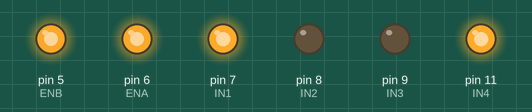
The sketch below on a simulated Arduino Uno, built with avr-gcc and run on an emulated ATmega328P. On the bench: output pins drawn as LEDs (lit = HIGH).

Above: at 0.15 s.
At 6.45 s:
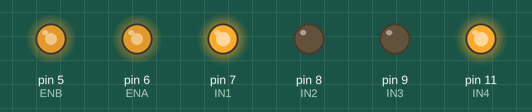
At 17.86 s:
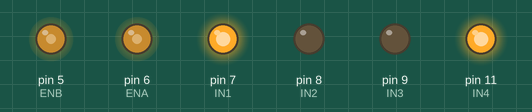
At 25.37 s:
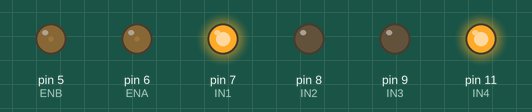
At 39.78 s:
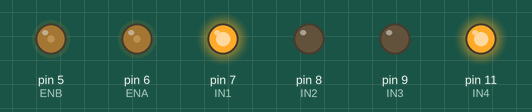
Timing chart, 0 to 40.0 s (numbered marks = the images above):
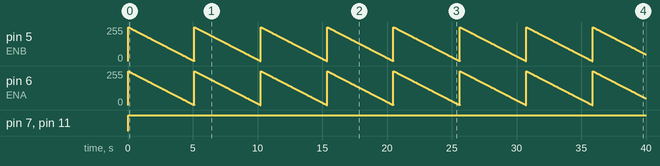

Measured:
- by itself, pin 5 (ENB), pin 6 (ENA): ramps from 255/255 to 0/255 and jumps back, once every 5.1 s
- by itself, pin 7 (IN1), pin 11 (IN4): LOW → HIGH at 0.00 s

The sketch:

scratch.ino
```cpp
#define ENA 6
#define ENB 5

#define IN1 7
#define IN2 8
#define IN3 9
#define IN4 11


void setup() {
  pinMode(IN1, OUTPUT);
  pinMode(IN2, OUTPUT);
  pinMode(IN3, OUTPUT);
  pinMode(IN4, OUTPUT);

  pinMode(ENA, OUTPUT);
  pinMode(ENB, OUTPUT);

  Serial.begin(9600);
}

void loop() {
  digitalWrite(IN1, HIGH);
  digitalWrite(IN2, LOW);
  digitalWrite(IN3, LOW);
  digitalWrite(IN4, HIGH);

  for( int i = 255; i >= 0; i-- ) {
    analogWrite(ENB, i);
    analogWrite(ENA, i);

    delay( 20 );
  }


}
```
